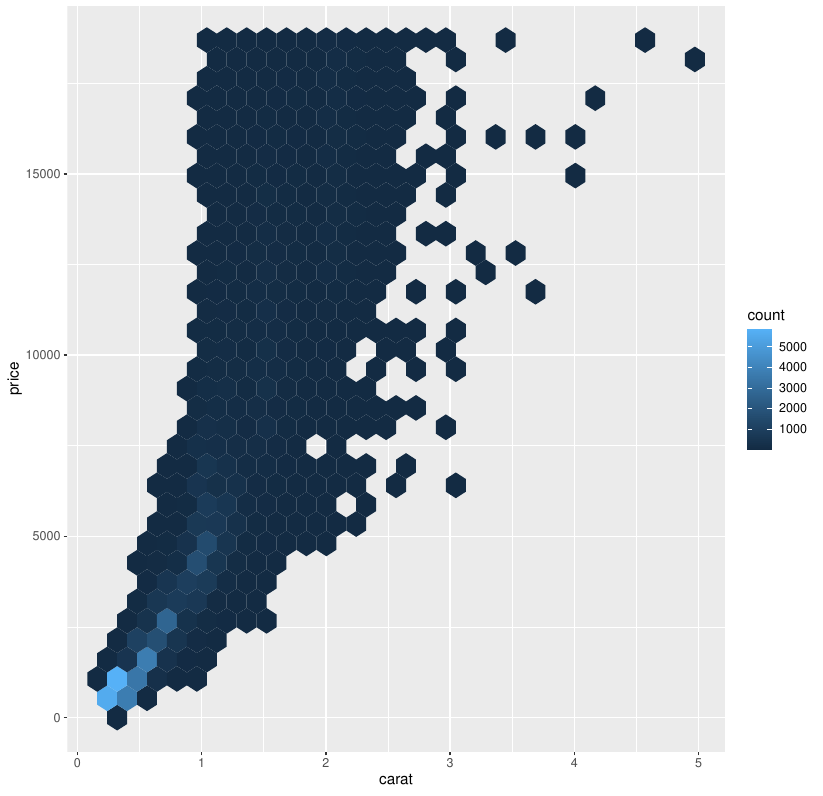

This figure's R source:
library(tidyverse)

ggplot(diamonds,aes(carat,price)) + 
  geom_hex()
ggsave("diamonds.pdf")

write.csv(diamonds,"diamonds.csv")
